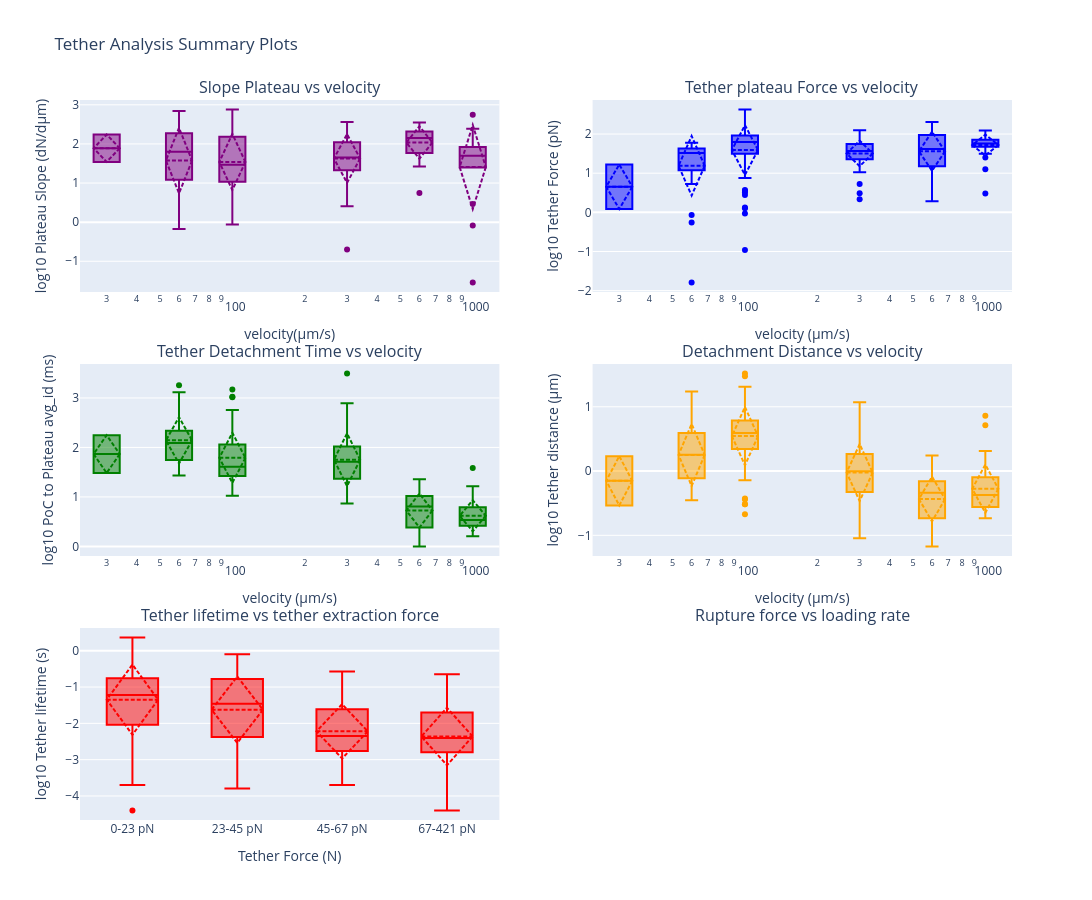

Write notebook code for a chart like this one.
### Code cell
fig = make_subplots(
    rows=3, cols=2,
    vertical_spacing=0.1,
    subplot_titles=[
        "Slope Plateau vs velocity",
        "Tether plateau Force vs velocity",
        "Tether Detachment Time vs velocity",
        "Detachment Distance vs velocity",
        "Tether lifetime vs tether extraction force",
        "Rupture force vs loading rate"
    ]
)

# 1. Plateau Slope vs Velocity Metadata (violin plot)
fig.add_trace(
    go.Box(
        x=np.round(np.array(selected_velocity_meta).astype(int)),
        y=np.log10((np.array(selected_slope)*1e6)),
        name='Plateau Slope (dN/dµm)',
        # box_visible=True,
        # meanline_visible=True,
        marker_color='purple',
        boxmean='sd',
        boxpoints='outliers',
        # marker_color='blue',
        # name='Tether Force'
    ),
    row=1, col=1
)

# 2. Tether Force Distribution vs Velocity Metadata (boxplot)
fig.add_trace(
    go.Box(
        x=np.round(np.array(selected_velocity_meta).astype(int)),
        y=np.log10(np.abs((np.array(selected_delta_avg))*1e12)),
        boxmean='sd',
        # boxpoints='outliers',
        marker_color='blue',
        name='Tether Force',
        boxpoints='outliers',  # Show all points for better visibility

    ),
    row=1, col=2
)
# Filter out detachment times smaller than 1e-6 seconds and create boxplot
selected_delta_time_array = np.array(selected_delta_time)
selected_velocity_meta_array = np.array(selected_velocity_meta)

# Create mask for times >= 1e-6 seconds
time_filter_mask = selected_delta_time_array >= 1e-4

# Apply filter to both arrays
filtered_delta_time = selected_delta_time_array[time_filter_mask]
filtered_velocity_meta = selected_velocity_meta_array[time_filter_mask]

# Remove NaN values
valid_mask = ~(np.isnan(filtered_delta_time) | np.isnan(filtered_velocity_meta))
filtered_delta_time_clean = filtered_delta_time[valid_mask]
filtered_velocity_meta_clean = filtered_velocity_meta[valid_mask]


# 3. Detachment Time vs Velocity (boxplot)
fig.add_trace(
    go.Box(
        x=np.round(filtered_velocity_meta_clean.astype(int)),
        y=np.log10(filtered_delta_time_clean * 1e3),
        boxmean='sd',
        boxpoints='outliers',
        marker_color='green',
        name='Detachment Time (ms)'  # Changed to ms for clarity
    ),
    row=2, col=1
)

# 4. Detachment Distance vs Velocity (boxplot, log scale)
fig.add_trace(
    go.Box(
        x=np.round(np.array(selected_velocity_meta).astype(int)),
        y=np.log10(np.array(selected_tether_lifetime_m)*1e6) ,
        boxmean='sd',
        boxpoints='outliers',
        marker_color='orange',
        name='Detachment Distance'
    ),
    row=2, col=2
)

# 5. Tether detachment distance vs binned extraction force in ascending order, with loading rates sorted accordingly
force_array = np.abs(np.array(selected_delta_avg)) * 1e12
tether_lifetime_s_array = np.array(selected_tether_lifetime_s) * 1e6
loading_rate_array = np.array(loading_rate)

# Remove NaN values from all arrays before binning
valid_mask = ~(np.isnan(force_array) | np.isnan(tether_lifetime_s_array) | np.isnan(loading_rate_array))
force_array_clean = force_array[valid_mask]
tether_lifetime_s_array_clean = tether_lifetime_s_array[valid_mask]
loading_rate_array_clean = loading_rate_array[valid_mask]

# Sort by force in ascending order
sorted_indices = np.argsort(force_array_clean)
force_array_sorted = force_array_clean[sorted_indices]
distance_array_sorted = tether_lifetime_s_array_clean[sorted_indices]
loading_rate_sorted = loading_rate_array_clean[sorted_indices]

# Choose number of bins (e.g., 4 bins)
num_bins = 4

# Bin the sorted forces into quantiles
force_bins = np.quantile(force_array_sorted, np.linspace(0, 1, num_bins + 1))
force_bin_labels = [f"{int(force_bins[i])}-{int(force_bins[i+1])} pN" for i in range(num_bins)]

# Assign each force to a bin
force_bin_indices = np.digitize(force_array_sorted, force_bins[1:], right=True)
force_bin_labels_for_points = [force_bin_labels[min(i, len(force_bin_labels)-1)] for i in force_bin_indices]


# Bin the loading rates into quantiles (optional: same number of bins)
loading_rate_bins = np.quantile(loading_rate_sorted, np.linspace(0, 1, num_bins + 1))
loading_rate_bin_labels = [
    f"{int(loading_rate_bins[i])}-{int(loading_rate_bins[i+1])} pN/s"
    for i in range(num_bins)
]
# # Add small epsilon to ensure unique bin edges if necessary
# epsilon = 1e-9
# loading_rate_bins = np.unique(loading_rate_bins + np.arange(len(loading_rate_bins)) * epsilon)

# Assign each loading rate to a bin
loading_rate_bin_indices = np.digitize(loading_rate_sorted, loading_rate_bins[1:], right=True)
loading_rate_bin_labels_for_points = [
    loading_rate_bin_labels[min(i, len(loading_rate_bin_labels)-1)]
    for i in loading_rate_bin_indices
]

# 4. Tether Detachment Distance vs Force (binned, sorted)
fig.add_trace(
    go.Box(
        x=force_bin_labels_for_points,
        y=np.log10((distance_array_sorted)*1e-6 ),  # Convert to µm
        boxmean='sd',
        boxpoints='outliers',
        marker_color='red',
        name='Detachment Distance vs Force (binned, sorted)'
    ),
    row=3, col=1
)

# # 5 Tether Force (binned,sorted) vs loading rate (binned)
# fig.add_trace(
#     go.Box(
#         x=loading_rate_bin_labels_for_points,
#         y=force_array_sorted,
#         boxmean='sd',
#         boxpoints='outliers',
#         marker_color='blue',
#         name='Force vs Loading Rate (binned)'
#     ),
#     row=3, col=2
# )

fig.update_xaxes(title_text="velocity(µm/s)", type='log', row=1, col=1)
fig.update_yaxes(title_text="log10 Plateau Slope (dN/dµm)", row=1, col=1)

fig.update_xaxes(title_text="velocity (µm/s)", type='log', row=1, col=2)
fig.update_yaxes(title_text="log10 Tether Force (pN)", row=1, col=2)

fig.update_xaxes(title_text="velocity (µm/s)", type='log', row=2, col=1)
fig.update_yaxes(title_text="log10 PoC to Plateau avg_id (ms)", row=2, col=1)

fig.update_xaxes(title_text="velocity (µm/s)", type='log', row=2, col=2)
fig.update_yaxes(title_text="log10 Tether distance (µm)", row=2, col=2)

fig.update_xaxes(title_text="Tether Force (N)", row=3, col=1)
fig.update_yaxes(title_text="log10 Tether lifetime (s)", row=3, col=1)

fig.update_xaxes(title_text="Loading rate (N/s)", row=3, col=2)
fig.update_yaxes(title_text="Binned Tether Force (N)", row=3, col=2)


fig.update_layout(height=900, width=1400, title_text="Tether Analysis Summary Plots", showlegend=False)
fig.show()

### Figure 1 — Plotly figure (JSON) as saved in the notebook; plotly's stock layout.template omitted (floating-point values rounded to 4 significant figures; data arrays with more than 128 entries replaced by an {"elided": "..."} marker saying what was removed)
{"data": [{"boxmean": "sd", "boxpoints": "outliers", "marker": {"color": "purple"}, "name": "Plateau Slope (dN/dµm)", "type": "box", "x": {"elided": "231 int values"}, "xaxis": "x", "y": {"elided": "231 float values"}, "yaxis": "y"}, {"boxmean": "sd", "boxpoints": "outliers", "marker": {"color": "blue"}, "name": "Tether Force", "type": "box", "x": {"elided": "231 int values"}, "xaxis": "x2", "y": {"elided": "231 float values"}, "yaxis": "y2"}, {"boxmean": "sd", "boxpoints": "outliers", "marker": {"color": "green"}, "name": "Detachment Time (ms)", "type": "box", "x": {"elided": "231 int values"}, "xaxis": "x3", "y": {"elided": "231 float values"}, "yaxis": "y3"}, {"boxmean": "sd", "boxpoints": "outliers", "marker": {"color": "orange"}, "name": "Detachment Distance", "type": "box", "x": {"elided": "231 int values"}, "xaxis": "x4", "y": {"elided": "231 float values"}, "yaxis": "y4"}, {"boxmean": "sd", "boxpoints": "outliers", "marker": {"color": "red"}, "name": "Detachment Distance vs Force (binned, sorted)", "type": "box", "x": {"elided": "231 str values"}, "xaxis": "x5", "y": {"elided": "231 float values"}, "yaxis": "y5"}], "layout": {"annotations": [{"font": {"size": 16}, "showarrow": false, "text": "Slope Plateau vs velocity", "x": 0.225, "xanchor": "center", "xref": "paper", "y": 1, "yanchor": "bottom", "yref": "paper"}, {"font": {"size": 16}, "showarrow": false, "text": "Tether plateau Force vs velocity", "x": 0.775, "xanchor": "center", "xref": "paper", "y": 1, "yanchor": "bottom", "yref": "paper"}, {"font": {"size": 16}, "showarrow": false, "text": "Tether Detachment Time vs velocity", "x": 0.225, "xanchor": "center", "xref": "paper", "y": 0.6333, "yanchor": "bottom", "yref": "paper"}, {"font": {"size": 16}, "showarrow": false, "text": "Detachment Distance vs velocity", "x": 0.775, "xanchor": "center", "xref": "paper", "y": 0.6333, "yanchor": "bottom", "yref": "paper"}, {"font": {"size": 16}, "showarrow": false, "text": "Tether lifetime vs tether extraction force", "x": 0.225, "xanchor": "center", "xref": "paper", "y": 0.2667, "yanchor": "bottom", "yref": "paper"}, {"font": {"size": 16}, "showarrow": false, "text": "Rupture force vs loading rate", "x": 0.775, "xanchor": "center", "xref": "paper", "y": 0.2667, "yanchor": "bottom", "yref": "paper"}], "height": 900, "showlegend": false, "title": {"text": "Tether Analysis Summary Plots"}, "width": 1400, "xaxis": {"anchor": "y", "domain": [0, 0.45], "title": {"text": "velocity(µm/s)"}, "type": "log"}, "xaxis2": {"anchor": "y2", "domain": [0.55, 1], "title": {"text": "velocity (µm/s)"}, "type": "log"}, "xaxis3": {"anchor": "y3", "domain": [0, 0.45], "title": {"text": "velocity (µm/s)"}, "type": "log"}, "xaxis4": {"anchor": "y4", "domain": [0.55, 1], "title": {"text": "velocity (µm/s)"}, "type": "log"}, "xaxis5": {"anchor": "y5", "domain": [0, 0.45], "title": {"text": "Tether Force (N)"}}, "xaxis6": {"anchor": "y6", "domain": [0.55, 1], "title": {"text": "Loading rate (N/s)"}}, "yaxis": {"anchor": "x", "domain": [0.7333, 1], "title": {"text": "log10 Plateau Slope (dN/dµm)"}}, "yaxis2": {"anchor": "x2", "domain": [0.7333, 1], "title": {"text": "log10 Tether Force (pN)"}}, "yaxis3": {"anchor": "x3", "domain": [0.3667, 0.6333], "title": {"text": "log10 PoC to Plateau avg_id (ms)"}}, "yaxis4": {"anchor": "x4", "domain": [0.3667, 0.6333], "title": {"text": "log10 Tether distance (µm)"}}, "yaxis5": {"anchor": "x5", "domain": [0, 0.2667], "title": {"text": "log10 Tether lifetime (s)"}}, "yaxis6": {"anchor": "x6", "domain": [0, 0.2667], "title": {"text": "Binned Tether Force (N)"}}}}
